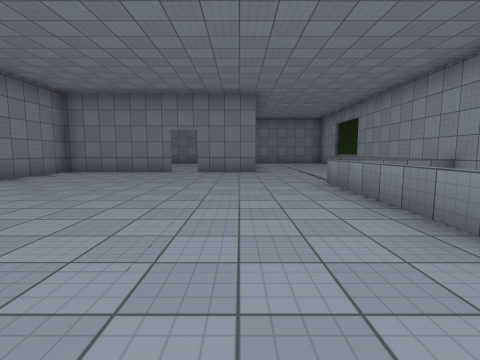
view 1 (above)

14 first-person views from a walk through a scene from a Unity 3-D project. The camera is 1.3 m above the floor, tilts 6° down and sees 85° across. Doors are open. The floor is counted in squares, 2 m on a side. Each view is taken from the middle of a square. On the plan, view 1 faces up. The plan holds only what a view shows up to about 9 squares ahead; the rest is blank. The place goes on beyond the plan. The player character is not drawn. Surface patterns are stand-ins for the level's own textures.

view 2
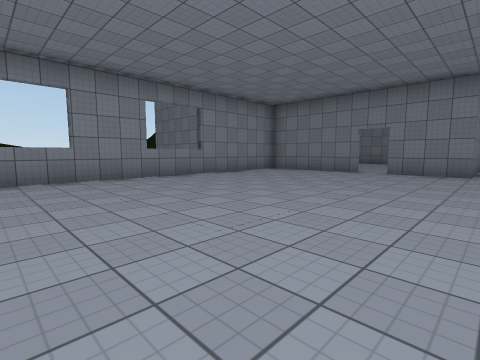

view 3
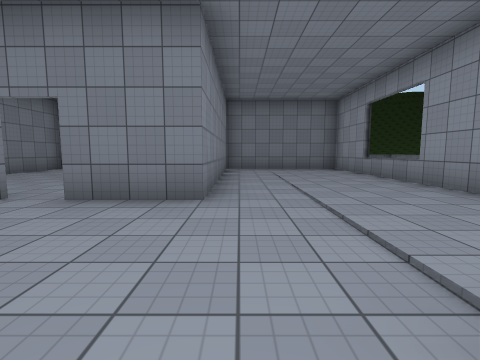

view 4
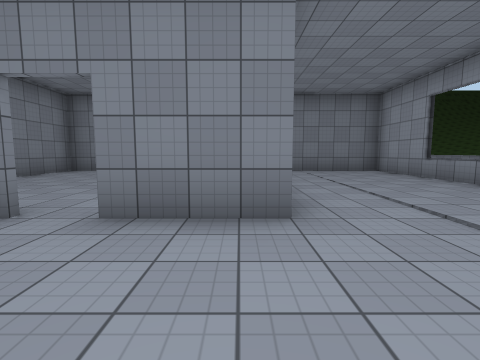

view 5
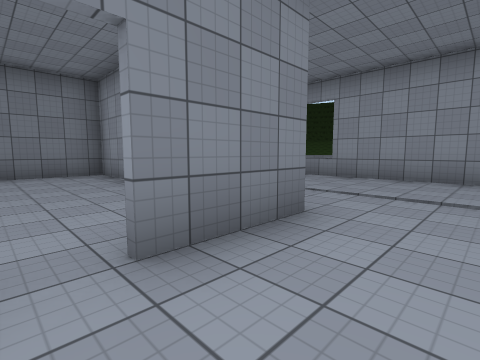

view 6
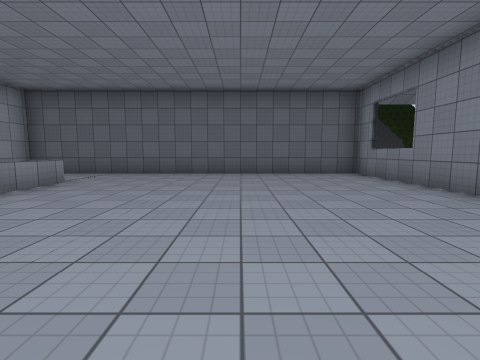

view 7
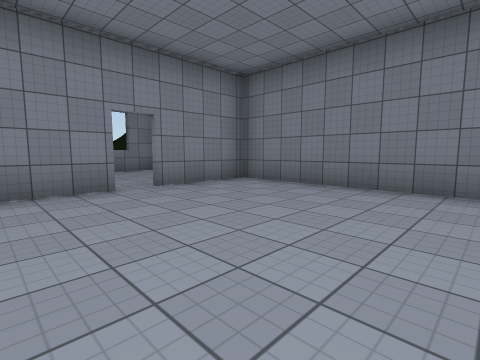

view 8
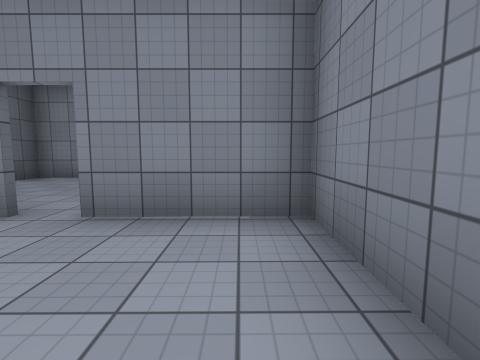

view 9
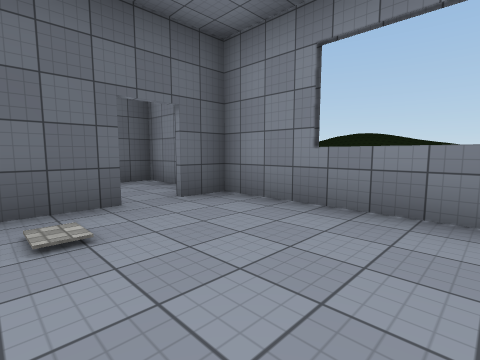

view 10
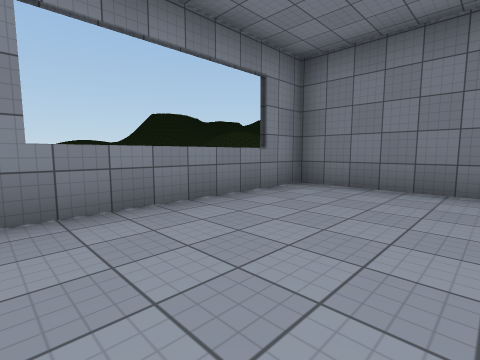

view 11
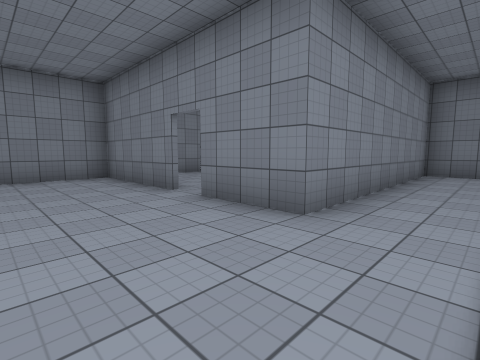

view 12
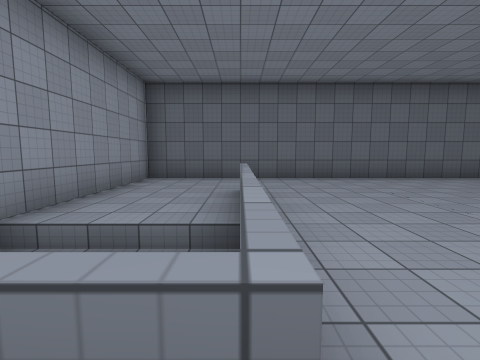

view 13
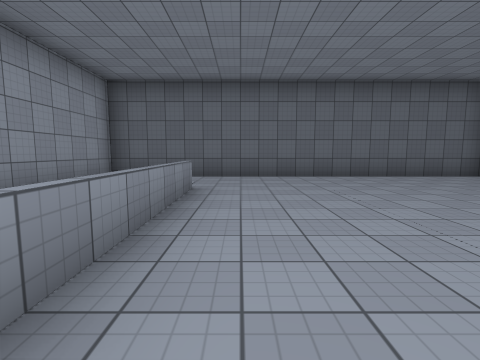

view 14
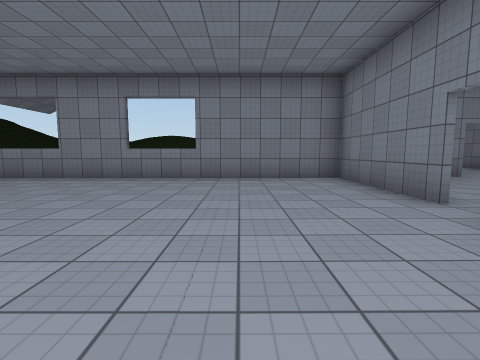

### Floor plan
Ten units are one square. View 1 is at (0, 0); x grows to the right and y downward. Boxes are objects, and circles mark ways between rooms. Rooms are numbered by the first view taken in them; rooms with no view inside come last. Other rooms are left out.
<svg viewBox="-105 -153 164 169">
<path fill="none" stroke="#000" d="M-21 -85 -56 -85 -56 11 45 11 45 -34M45 -58 45 -146 1 -146M5 -146 5 -85 -14 -85M19 -12 19 -55M54 -114 54 -135M-56 -118 -56 -101M4 -131 4 -146M1 -146 -56 -147 -56 -124M-71 -147 -100 -148 -100 -86 -91 -86M-84 -86 -70 -86"/>
<circle cx="-30" cy="-90" r="3" fill="#2a7"/>
<circle cx="-60" cy="-120" r="3" fill="#2a7"/>
<text x="0" y="-60">1</text>
<text x="-30" y="-120">2</text>
<text x="-80" y="-120">3</text>
</svg>
Room 1 opens to room 2. Room 2 opens to room 3.

Where each view was taken, in squares from view 1:
view 1: 0 up, 0 right, facing up
view 2: 0 up, 1 right, facing up-left
view 3: 5 up, 1 right, facing up
view 4: 6 up, 0 right, facing up
view 5: 7 up, 2 left, facing up-right
view 6: 7 up, 2 left, facing down
view 7: 10 up, 1 left, facing up-left
view 8: 14 up, 3 left, facing left
view 9: 12 up, 7 left, facing down-left
view 10: 10 up, 7 left, facing up-left
view 11: 6 up, 2 right, facing up-left
view 12: 6 up, 2 right, facing down
view 13: 6 up, 1 right, facing down
view 14: 6 up, 1 right, facing left
